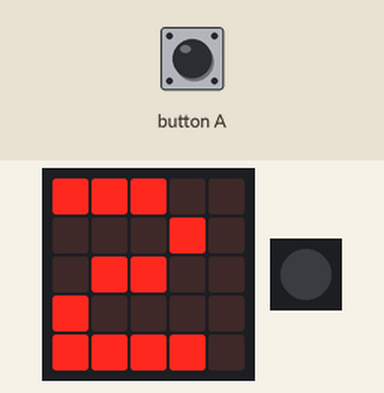
Bench run of a program on a simulated Calliope mini (MakeCode). Shown: the board's 5×5 LED display, 1 RGB LEDs in strip order, left to right. Inputs (shaded band) come from the test bench.

Above: at 1.3 s.
1.4 s: button A pressed for 0.15 s
At 2.8 s:
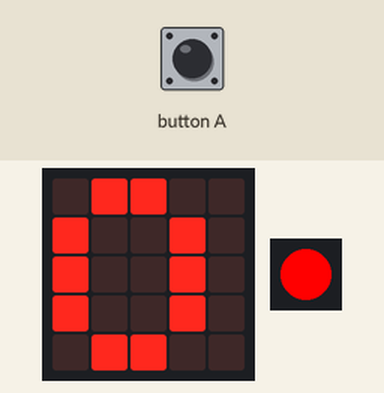
At 3.5 s:
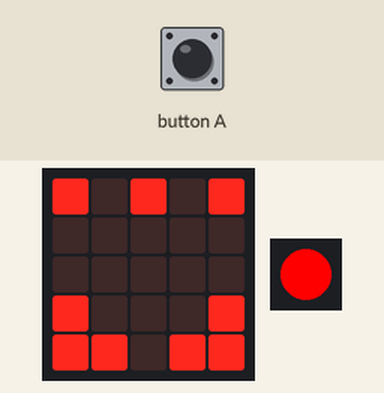
Timing chart, 0 to 5.0 s (numbered marks = the images above; inputs shaded):
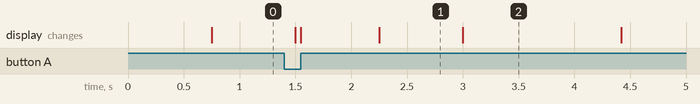

Measured:
- what the display in image 1 shows lasts 0.7 s, from 2.3 s to 3.0 s

The program:

main.ts
```typescript
input.onButtonEvent(Button.A, input.buttonEventClick(), function () {
    basic.setLedColor(0xff0000)
})
basic.forever(function () {
    basic.showNumber(3)
    basic.showNumber(2)
    basic.showNumber(1)
    basic.showNumber(0)
    basic.showLeds(`
        # . # . #
        . . . . .
        . . . . .
        # . . . #
        # # . # #
        `)
    basic.pause(1000)
})
```

test.ts
```typescript
// Hier kann man Tests durchführen; diese Datei wird nicht kompiliert, wenn dieses Paket als Erweiterung verwendet wird.
```
